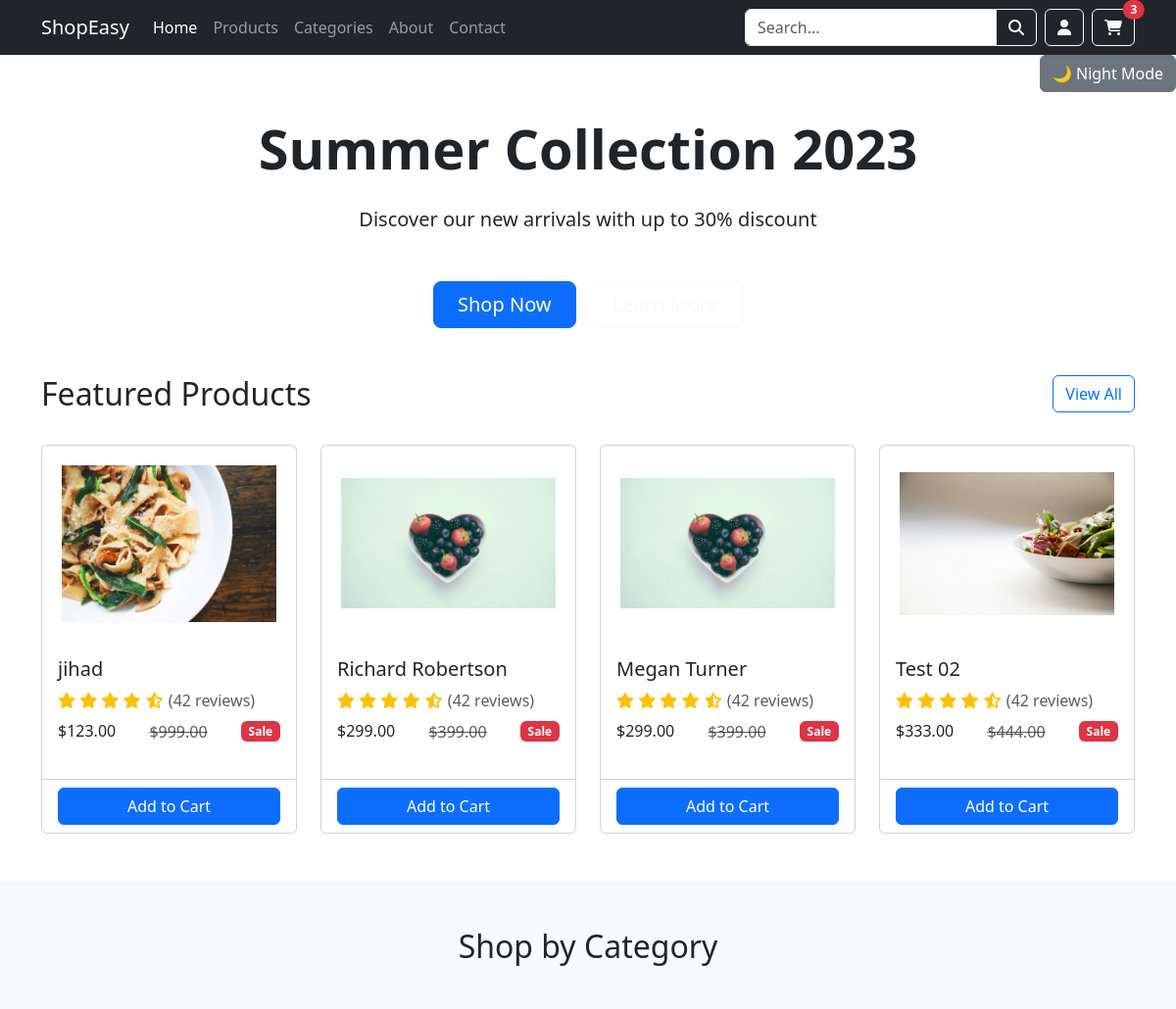
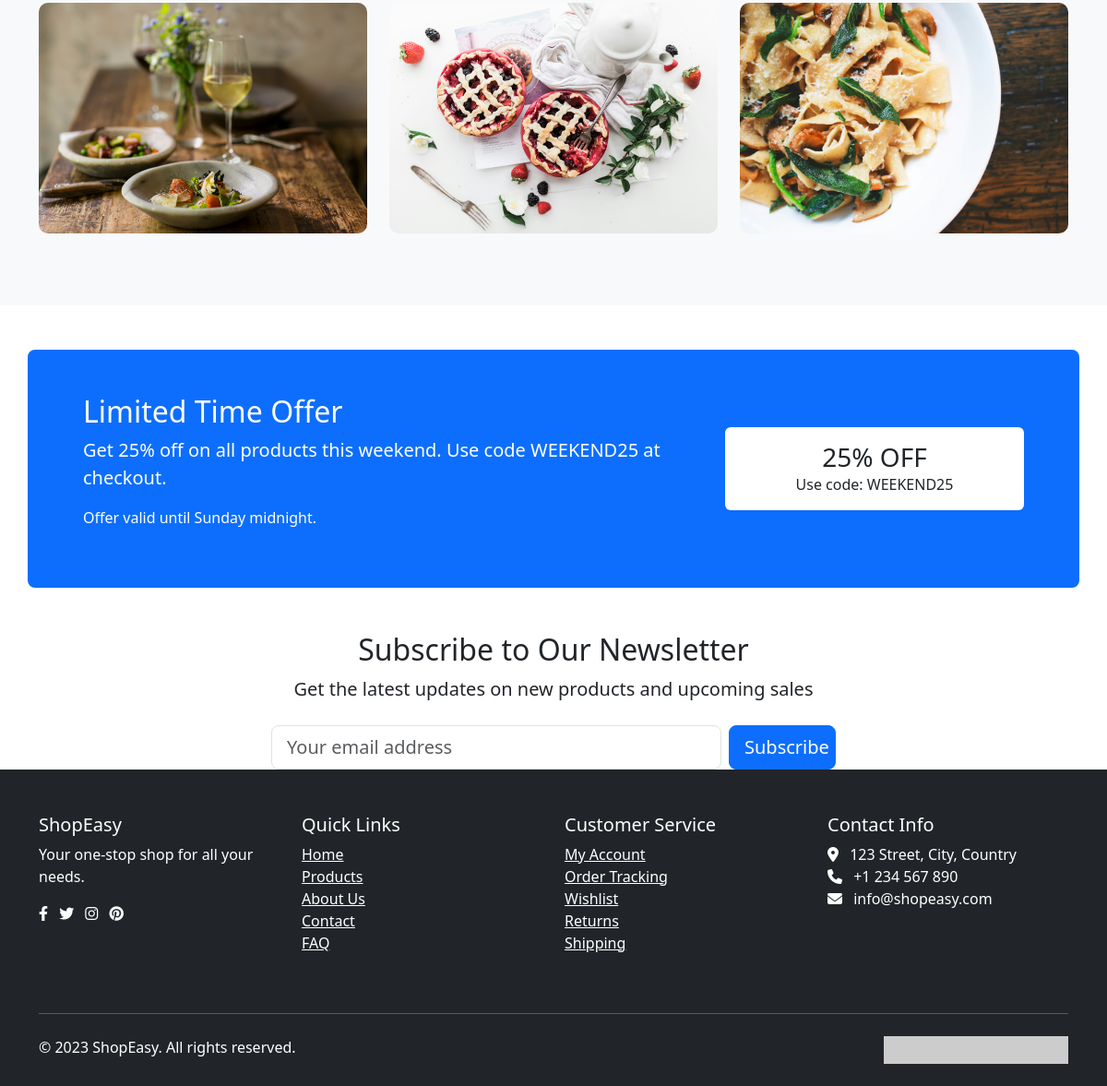
The page / on the database its author committed (2 pictures, top to bottom).
### core/models.py (models this page shows, shortened)
class Product(models.Model):
    title = models.CharField(max_length=200)
    description = models.TextField()
    price = models.DecimalField(max_digits=10, decimal_places=2)
    discount_price = models.DecimalField(max_digits=10, decimal_places=2, null=True, blank=True)
    image = models.ImageField(upload_to='products/', null=True, blank=True)
    created_at = models.DateTimeField(auto_now_add=True)
    updated_at = models.DateTimeField(auto_now=True)
    is_featured = models.BooleanField(default=False)
    is_active = models.BooleanField(default=True)
    stock = models.PositiveIntegerField(default=0)
    sku = models.CharField(max_length=200, unique=True)
    slug = models.SlugField(unique=True)
    category = models.ForeignKey('Category', on_delete=models.CASCADE, related_name='products')

class Category(models.Model):
    name = models.CharField(max_length=200)
    image = models.ImageField(upload_to='categories/', null=True, blank=True)
    is_featured = models.BooleanField(default=False)
    is_active = models.BooleanField(default=True)
    slug = models.SlugField(unique=True)
    description = models.TextField()
    created_at = models.DateTimeField(auto_now_add=True)
    updated_at = models.DateTimeField(auto_now=True)

### core/views.py (the view)
# urls.py: path("", views.index, name="index"),
def index(request):
    products = Product.objects.all().order_by('-created_at')
    categories = Category.objects.all()
    context = {
        'f_products': Product.objects.filter(is_featured=True).order_by('-created_at')[:4],
        'products': products,
        'categories': categories[:3],
    }
    return render(request, "core/index.html", context)

### core/templates/core/index.html (shortened to what this page needs)
{% extends 'core/base.html' %}
{% block content %}
    <section class="hero-section text-center">
        <div class="container">
            <h1 class="display-4 fw-bold mb-4">Summer Collection 2023</h1>
            <p class="lead mb-5">Discover our new arrivals with up to 30% discount</p>
            <a href="#" class="btn btn-primary btn-lg px-4 me-2">Shop Now</a>
            <a href="#" class="btn btn-outline-light btn-lg px-4">Learn More</a>
        </div>
    </section>
    <section class="py-5">
        <div class="container">
            <div class="row mb-4">
                <div class="col-md-6">
                    <h2>Featured Products</h2>
                </div>
                <div class="col-md-6 text-md-end">
                    <a href="#" class="btn btn-outline-primary">View All</a>
                </div>
            </div>
            <div class="row">
                 {% for p in f_products %}
                <div class="col-md-6 col-lg-3">
                    <div class="card product-card">
                        <img src="{{p.image.url}}" class="card-img-top" alt="Product 1">
                        <div class="card-body">
                            <h5 class="card-title"><a href="{% url 'core:view_product' p.slug %}" class="text-dark text-decoration-none">{{p.title}}</a></h5>
                            <div class="mb-2">
                                <span class="text-warning">
                                    <i class="fas fa-star"></i>
                                    <i class="fas fa-star"></i>
                                    <i class="fas fa-star"></i>
                                    <i class="fas fa-star"></i>
                                    <i class="fas fa-star-half-alt"></i>
                                </span>
                                <span class="text-muted">(42 reviews)</span>
                            </div>
                            <div class="d-flex justify-content-between align-items-center">
                                <h6 class="mb-0">${{p.discount_price}}</h6>
                                <del class="text-muted">${{p.price}}</del>
                                <span class="badge bg-danger">Sale</span>
                            </div>
                        </div>
                        <div class="card-footer bg-white">
                            <button class="btn btn-primary w-100">Add to Cart</button>
                        </div>
                    </div>
                </div>
                {% endfor %}
            </div>
        </div>
    </section>
    <section class="py-5 bg-light">
        <div class="container">
            <h2 class="text-center mb-5">Shop by Category</h2>
            <div class="row">
                {% for c in categories %}
                <div class="col-md-4">
                    <div class="category-card">
                        <img src="{{c.image.url}}" class="img-fluid w-100" alt="{{c.slug}}">
                    </div>
                </div>
                {% endfor %}
            </div>
        </div>
    </section>
    <section class="py-5">
        <div class="container">
            <div class="row align-items-center bg-primary text-white p-5 rounded-3">
                <div class="col-md-8">
                    <h2>Limited Time Offer</h2>
                    <p class="lead">Get 25% off on all products this weekend. Use code WEEKEND25 at checkout.</p>
                    <p>Offer valid until Sunday midnight.</p>
                </div>
                <div class="col-md-4 text-center">
                    <div class="bg-white text-dark p-3 rounded">
                        <h3 class="mb-0">25% OFF</h3>
                        <p class="mb-0">Use code: WEEKEND25</p>
                    </div>
                </div>
            </div>
        </div>
    </section>
    <section class="newsletter">
        <div class="container">
            <div class="row justify-content-center">
                <div class="col-md-8 text-center">
                    <h2>Subscribe to Our Newsletter</h2>
                    <p class="lead mb-4">Get the latest updates on new products and upcoming sales</p>
                    <form class="row g-2 justify-content-center">
                        <div class="col-md-8">
                            <input type="email" class="form-control form-control-lg" placeholder="Your email address">
                        </div>
                        <div class="col-md-2">
                            <button type="submit" class="btn btn-primary btn-lg w-100">Subscribe</button>
                        </div>
                    </form>
                </div>
            </div>
        </div>
    </section>
{% endblock %}

### core/templates/core/base.html (style rules this page uses)
.product-card { transition: transform 0.3s; margin-bottom: 20px; height: 100%; }
.product-card .card-img-top { height: 200px; object-fit: contain; padding: 20px; }
.category-card { position: relative; overflow: hidden; height: 250px; border-radius: 10px; margin-bottom: 30px; transition: transform 0.3s; }
.category-card img { height: 100%; width: 100%; object-fit: cover; transition: transform 0.5s; }

### rows shown on the page
Product: image (picture), title "jihad", discount_price "123.00", price "999.00"
Product: image (picture), title "Richard Robertson", discount_price "299.00", price "399.00"
Product: image (picture), title "Megan Turner", discount_price "299.00", price "399.00"
Product: image (picture), title "Test 02", discount_price "333.00", price "444.00"
Category: image (picture)
Category: image (picture)
Category: image (picture)
